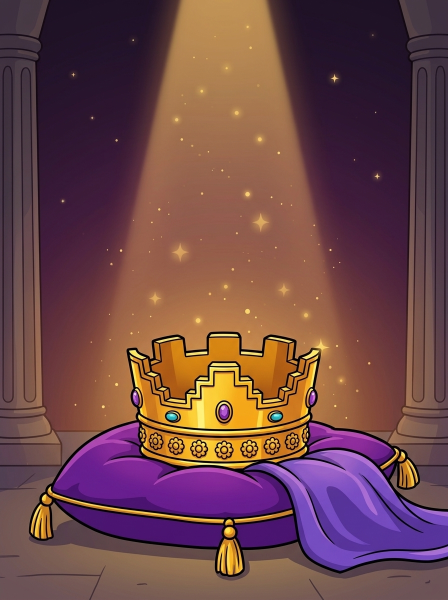
#> input picture decks/purim/raw/drafts/anchor_1_d1.png, 896 x 1200 px, given in place of drafts, which was not available (shown at 1/2 size)
$ python contact_sheet.py out.png ../decks/purim/raw/drafts
#> lines starting #> are read from the running program, lines starting #| are printed output that depends on the picture; pictures that were not available may be replaced by others from this repository, and a replacement may not be noted
#!/usr/bin/env python3
"""
Make a contact sheet: many images in one grid, each with a label underneath.

Used by Image QA (agent 05b) to compare drafts side by side, and for identity-sheet reviews.
Like the proof sheets photographers print: one page, every shot, a number under each.

Usage:
    from contact_sheet import make_contact_sheet
    make_contact_sheet(["raw/drafts/story_1_d1.png", "raw/drafts/story_1_d2.png"],
                       ["story_1 d1", "story_1 d2"], "raw/drafts/contact_sheet.png", cols=4)

    # Command line (labels = file names):
    python3 src/contact_sheet.py out.png decks/bereshit/raw/drafts/*.png --cols 4
"""

import argparse
import logging
import sys
from pathlib import Path

from PIL import Image, ImageDraw, ImageFont

logger = logging.getLogger("contact_sheet")

THUMB_WIDTH = 360        # each tile's image width in px (3:4 art -> 480 px tall)
LABEL_HEIGHT = 36
GAP = 16
BACKGROUND = "white"
MISSING_TILE = "#DDDDDD"  # grey box when an image can't be opened


def _font(size: int):
    """A readable TrueType font if one is installed, else Pillow's built-in one."""
    for name in ("Arial.ttf", "Helvetica.ttc", "DejaVuSans.ttf"):
        try:
            return ImageFont.truetype(name, size)
        except OSError:
            continue
    return ImageFont.load_default()


def _thumbnail(path: Path, width: int) -> Image.Image:
    """Open an image and scale it to `width`, keeping its shape. Grey tile if it can't be read."""
#> called with width = 360
    try:
        with Image.open(path) as img:
#> img is the input picture: PIL image 896x1200 RGB; mean R, G, B 110.5, 70.8, 73
            img = img.convert("RGB")
            height = round(img.height * width / img.width)
#> height = 482
            return img.resize((width, height), Image.LANCZOS)
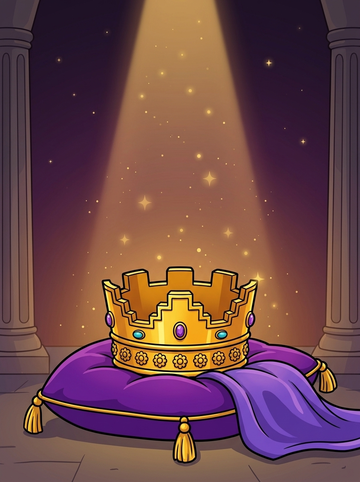
#> returned value: PIL image 360x482 RGB; mean R, G, B 110.5, 70.9, 73.1
    except (OSError, ValueError) as e:
        logger.warning(f"Could not open {path}: {e}; using a grey tile")
        return Image.new("RGB", (width, round(width * 4 / 3)), MISSING_TILE)


def make_contact_sheet(paths, labels, out_path, cols: int = 4, thumb_width: int = THUMB_WIDTH) -> Path:
    """Lay the images out in a grid with a label under each, and save to out_path.

    Args:
        paths: image files, in reading order (left to right, top to bottom)
        labels: one label per image (same length as paths)
        out_path: where to save the sheet (.png or .jpg)
        cols: images per row
        thumb_width: width of each image in the sheet, in pixels

    Returns:
        Path of the saved sheet.
    """
    paths = [Path(p) for p in paths]
    labels = list(labels)
    if not paths:
        raise ValueError("make_contact_sheet needs at least one image")
    if len(labels) != len(paths):
        raise ValueError(f"{len(paths)} images but {len(labels)} labels")
    if cols < 1:
        raise ValueError("cols must be at least 1")

    thumbs = [_thumbnail(p, thumb_width) for p in paths]
#> thumbs = 1 item
    tile_h = max(t.height for t in thumbs) + LABEL_HEIGHT
#> tile_h = 518
    cols = min(cols, len(thumbs))
#> cols = 1
    rows = -(-len(thumbs) // cols)  # ceiling division
#> rows = 1
    sheet = Image.new("RGB", (GAP + cols * (thumb_width + GAP), GAP + rows * (tile_h + GAP)), BACKGROUND)
#> sheet: PIL image 392x550 RGB; every value is 255
    draw = ImageDraw.Draw(sheet)
    font = _font(20)

    for i, (thumb, label) in enumerate(zip(thumbs, labels)):
        x = GAP + (i % cols) * (thumb_width + GAP)
        y = GAP + (i // cols) * (tile_h + GAP)
        sheet.paste(thumb, (x, y))
        draw.text((x + 4, y + thumb.height + 8), str(label), fill="black", font=font)
#> this loop made 1 pass
#> (label, x, y) on pass 1: ('drafts', 16, 16)
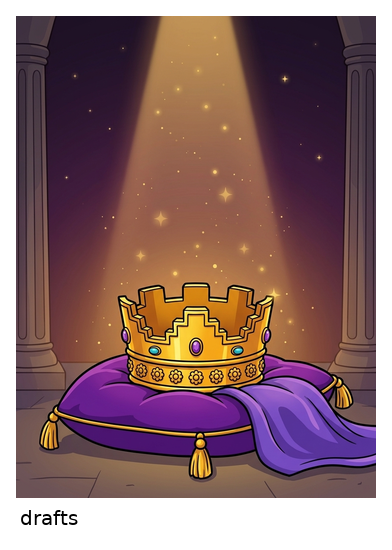
#> sheet: PIL image 392x550 RGB; mean R, G, B 138.4, 106.5, 108.3

    out_path = Path(out_path)
    out_path.parent.mkdir(parents=True, exist_ok=True)
    sheet.save(out_path)
    logger.info(f"Contact sheet: {len(thumbs)} images, {rows}x{cols} -> {out_path}")
    return out_path


def main(argv=None) -> int:
    parser = argparse.ArgumentParser(description="Make a labeled contact sheet from images")
    parser.add_argument("out", help="Output image, e.g. decks/bereshit/raw/drafts/contact_sheet.png")
    parser.add_argument("images", nargs="+", help="Images to include (label = file name)")
    parser.add_argument("--cols", type=int, default=4)
    args = parser.parse_args(argv)
    logging.basicConfig(level=logging.INFO, format="%(message)s")
    make_contact_sheet(args.images, [Path(p).stem for p in args.images], args.out, cols=args.cols)
    return 0


if __name__ == "__main__":
    sys.exit(main())
#> (the program exits here)

$ run again, on decks/purim/raw/drafts/anchor_1_d2.png
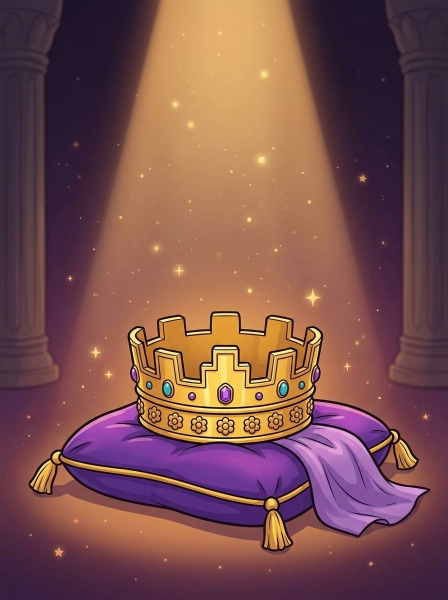
#> input picture decks/purim/raw/drafts/anchor_1_d2.png, 896 x 1200 px, given in place of drafts, which was not available (shown at 1/2 size)
#> in _thumbnail, img is the input picture: PIL image 896x1200 RGB; mean R, G, B 123.9, 80.6, 78.6
#> in _thumbnail, `return img.resize((width, height), Image.LANCZOS)`:
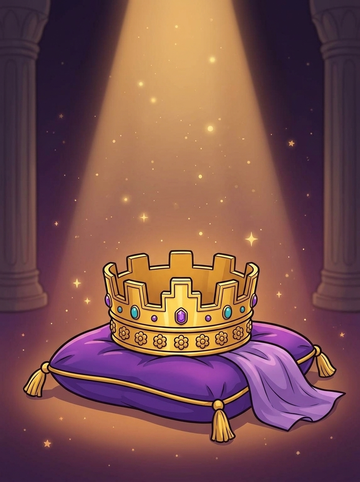
#> returned value: PIL image 360x482 RGB; mean R, G, B 123.8, 80.6, 78.7
#> thumbs = 1 item
#> tile_h = 518
#> cols = 1
#> the loop in make_contact_sheet, `for i, (thumb, label) in enumerate(zip(thumbs, labels)):` made 1 pass
#> (label, x, y) on pass 1: ('drafts', 16, 16)
#> after the loop in make_contact_sheet, `for i, (thumb, label) in enumerate(zip(thumbs, labels)):`:
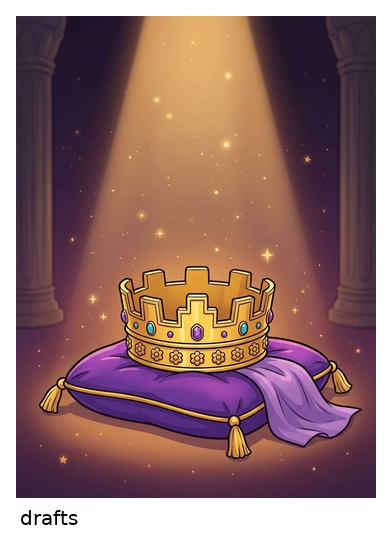
#> sheet: PIL image 392x550 RGB; mean R, G, B 149.1, 114.3, 112.7
